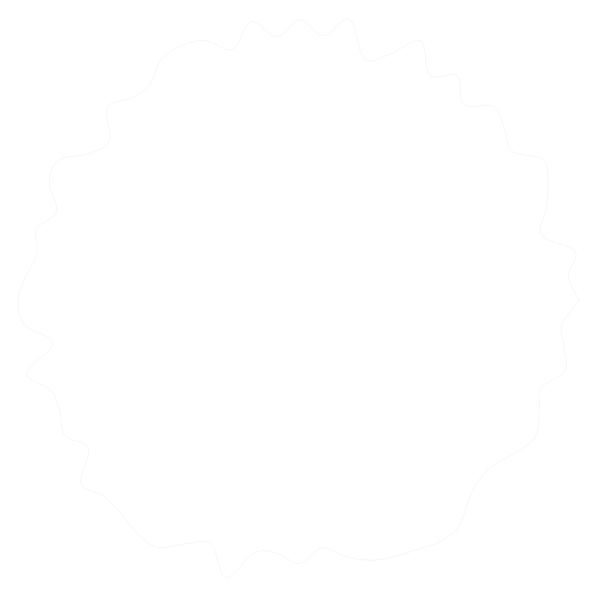
Frame 1 (no input)
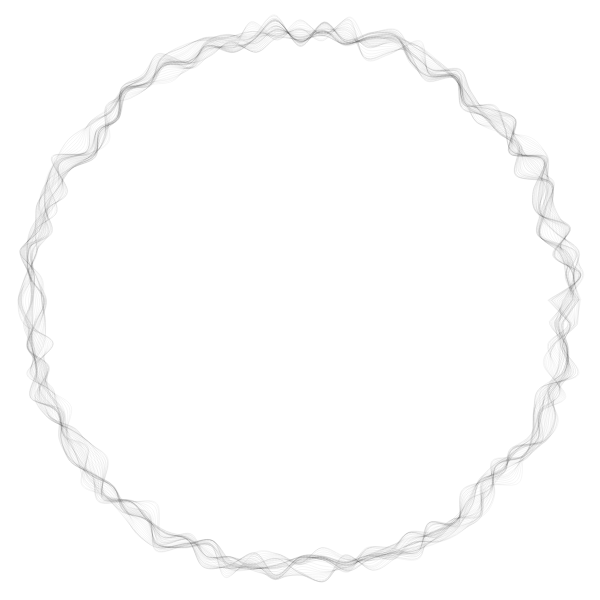
Frame 60 (no input)
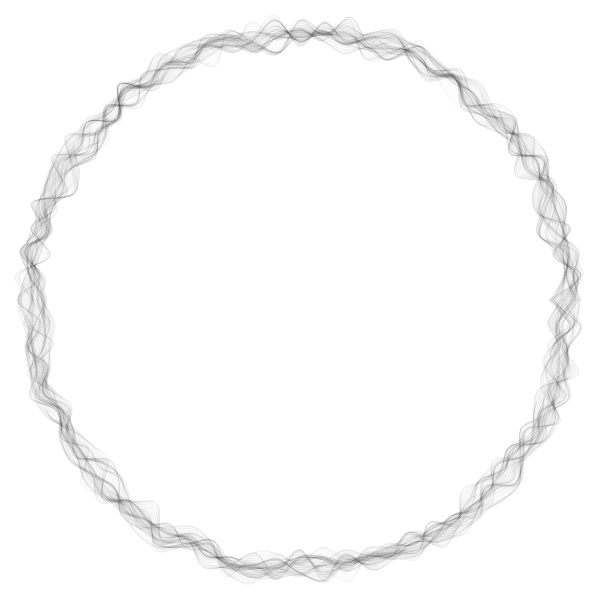
Frame 120 (the mouse pressed at the canvas centre since frame 60)

The p5.js sketch that drew these frames (run headless with seeded random() and noise() and a simulated clock; from frame 60 on, the mouse is pressed at the canvas centre):

// p5.js sketch
// ── sketch.js
let offset = 0;
function setup() {
  createCanvas(600, 600);
  angleMode(DEGREES);
  // noLoop();
}

function draw() {
  // background(255);
  // fill(255, 8);
  // noStroke();
  //rect(0,0,width, height);
  noFill();
  stroke(0, 10);
  translate(width / 2, height / 2);

  const radius = (width / 2) * 0.9;
  beginShape();

  for (let i = 0; i < 360; i += 5) {
    const nRadius = radius * (1 + (noise(i, offset) - 0.5) / 5);
    curveVertex(nRadius * cos(i), nRadius * sin(i));
  }
  endShape(CLOSE);
  offset = offset + 0.05;
}
